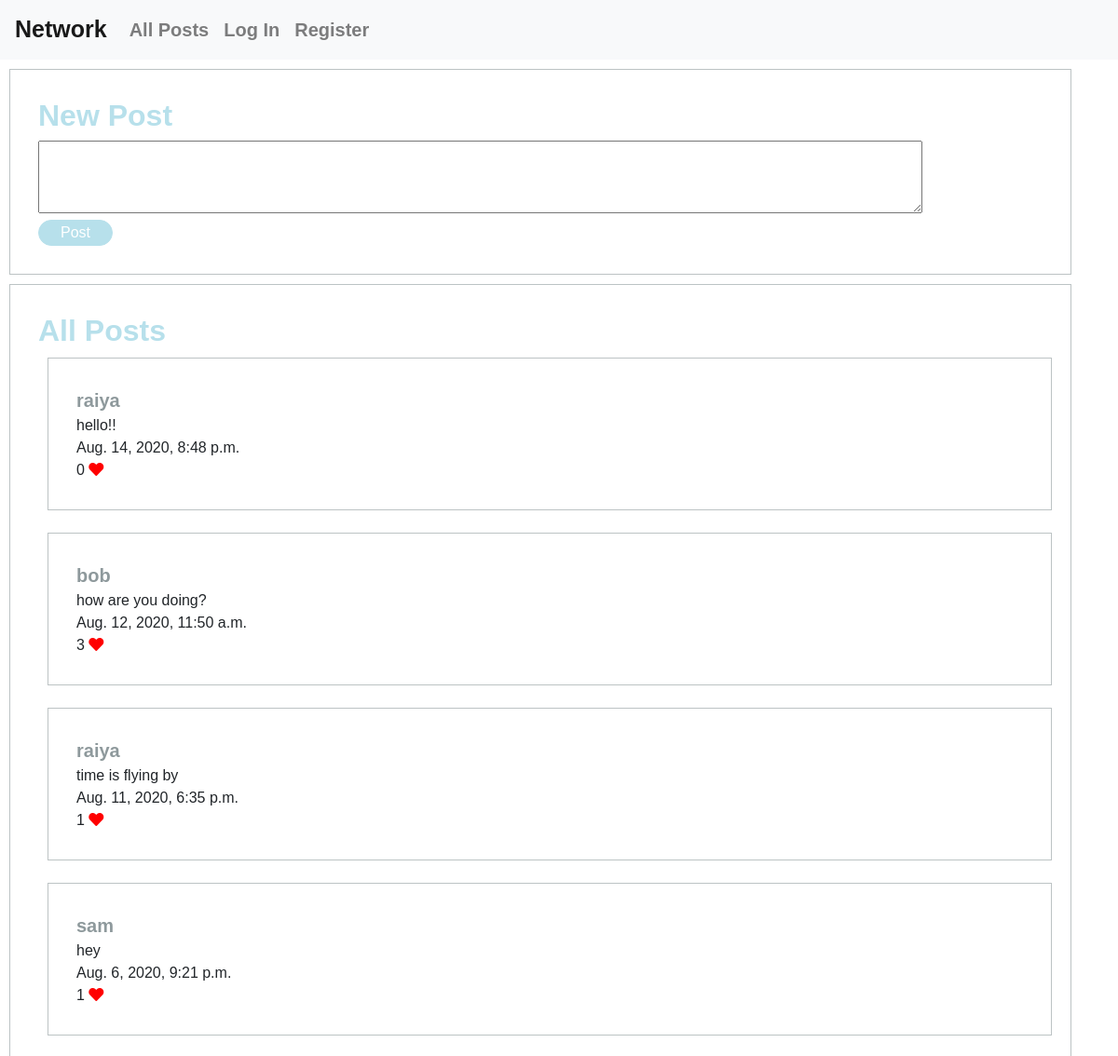
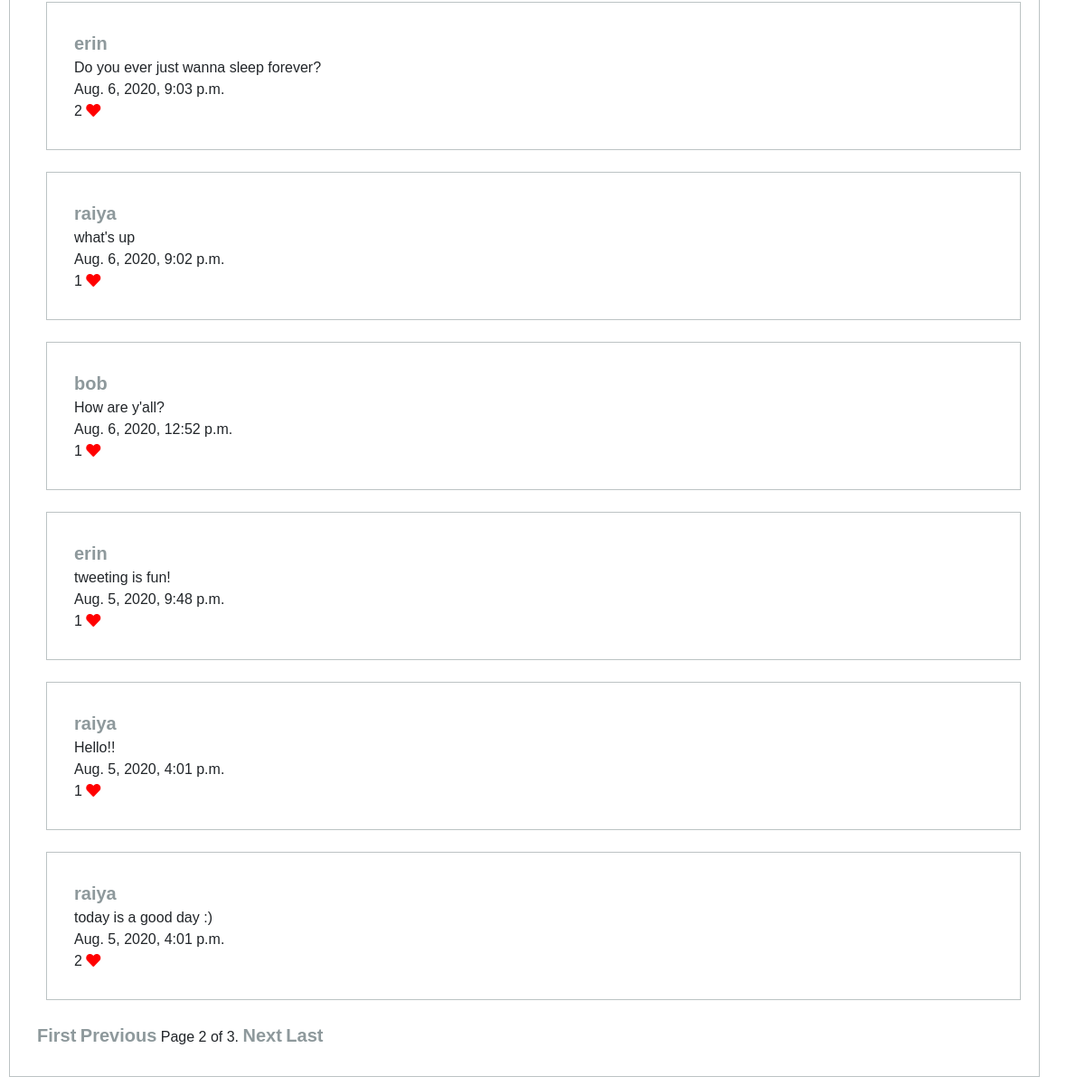
Screenshot of /?page=2 with the database file from the repository (2 pictures, top to bottom).
### network/models.py (models this page shows, shortened)
class Post(models.Model):
    users = models.ForeignKey(User, on_delete=models.CASCADE, related_name="posts")
    text = models.CharField(max_length=300)
    posting_time = models.DateTimeField(auto_now=False)
    likes = models.IntegerField(default=0)

class User(AbstractUser):
    pass

### network/views.py (the view)
# urls.py: path("", views.index, name="index"),
def index(request):
    liked_posts = []
    posts = Post.objects.all().order_by('posting_time').reverse()
    paginator = Paginator(posts, 10)
    page_number = request.GET.get('page')
    page_obj = paginator.get_page(page_number)
    if request.user.is_authenticated:
        user = get_user(request)
        user_likes = Like.objects.filter(users=user)
        for like in user_likes:
            liked_posts.append(like.post_id)
    return render(request, "network/index.html", {
        "page_obj": page_obj,
        "liked_posts": liked_posts
    })

### network/templates/network/index.html (shortened to what this page needs)
{% extends "network/layout.html" %}
{% load static %}
{% block body %}
<div id="new_post" class="container">
   <h2>New Post</h2>
   <form action="{% url 'new_post' %}" method="post">
      <textarea id="text" name="text" rows="3" cols="100"></textarea>
      <br>
      <input class="btn-top" type="submit" value="Post">
   </form>
</div>
<div id="all_posts" class="container">
   <h2>All Posts</h2>
   {% for post in page_obj %}
   <div id="single_post" class="container">
      <a href="{% url 'profile_page' id=post.users.pk %}">{{ post.users }}</a>
      <br>
      {% if user.is_authenticated %}
         {% if post.users == request.user %}
            <button id="edit_element_{{post.pk}}" class="btn-top" onclick="edit_post({{post.pk}})">Edit</button>
            <div id="post_text_{{post.pk}}"></div>
            <div id="original_text_{{post.pk}}">{{ post.text }}</div>
            {{ post.posting_time }}
            <br>
            <div id="likes">{{ post.likes }} <i class="fas fa-heart"></i></div>
         {% else %}
            {{ post.text }}
            <br>
            {{ post.posting_time }}
            <br>
            <div id="likes">{{ post.likes }} <i class="fas fa-heart"></i></div>
         {% endif %}
         {% if post.pk in liked_posts %}
            <button id="unlike_{{post.pk}}" class="btn-top" onclick="unlike_post({{post.pk}})">Unlike</button>
         {% else %}
            <button id="like_{{post.pk}}" class="btn-top" onclick="like_post({{post.pk}})">Like</button>
         {% endif %}
      {% else %}
         {{ post.text }}
         <br>
         {{ post.posting_time }}
         <br>
         <div id="likes">{{ post.likes }} <i class="fas fa-heart"></i></div>
      {% endif %}
   </div>
   {% endfor %}
   <div class="pagination">
      <span class="step-links">
         {% if page_obj.has_previous %}
            <a href="?page=1"> First</a>
            <a href="?page={{ page_obj.previous_page_number }}">Previous</a>
         {% endif %}
         <span class="current">
            Page {{ page_obj.number }} of {{ page_obj.paginator.num_pages }}.
         </span>
         {% if page_obj.has_next %}
            <a href="?page={{ page_obj.next_page_number }}">Next</a>
            <a href="?page={{ page_obj.paginator.num_pages }}">Last </a>
         {% endif %}
      </span>
   </div>
</div>
{% endblock %}

### network/static/network/styles.css (style rules this page uses)
* { font-family: "Josefin Sans", sans-serif; }
.container { padding: 30px; border: 1px #bcc3c4; margin: 10px; border-style: solid; }
#likes i { color: red; }
a { font-weight: bold; font-size: 20px; color: #8e999c; }
#new_post h2 { color: #b7e0eb; font-weight: bold; }
#all_posts h2 { color: #b7e0eb; font-weight: bold; }
#single_post { margin-bottom: 1.5rem; }
.btn-top { width: 5rem; border-radius: 3rem; border: 0.1rem solid #b7e0eb; background-color: #b7e0eb; color: white; }

### rows the page displays
Post: users "raiya", text "hello!!", posting_time "Aug. 14, 2020, 8:48 p.m.", likes "0"
Post: users "bob", text "how are you doing?", posting_time "Aug. 12, 2020, 11:50 a.m.", likes "3"
Post: users "raiya", text "time is flying by", posting_time "Aug. 11, 2020, 6:35 p.m.", likes "1"
Post: users "sam", text "hey", posting_time "Aug. 6, 2020, 9:21 p.m.", likes "1"
Post: users "erin", text "Do you ever just wanna sleep forever?", posting_time "Aug. 6, 2020, 9:03 p.m.", likes "2"
Post: users "raiya", text "what's up", posting_time "Aug. 6, 2020, 9:02 p.m.", likes "1"
Post: users "bob", text "How are y'all?", posting_time "Aug. 6, 2020, 12:52 p.m.", likes "1"
Post: users "erin", text "tweeting is fun!", posting_time "Aug. 5, 2020, 9:48 p.m.", likes "1"
Post: users "raiya", text "Hello!!", posting_time "Aug. 5, 2020, 4:01 p.m.", likes "1"
Post: users "raiya", text "today is a good day :)", posting_time "Aug. 5, 2020, 4:01 p.m.", likes "2"

### other values shown
{{ page_obj.number }} "2"
{{ page_obj.paginator.num_pages }} "3"
